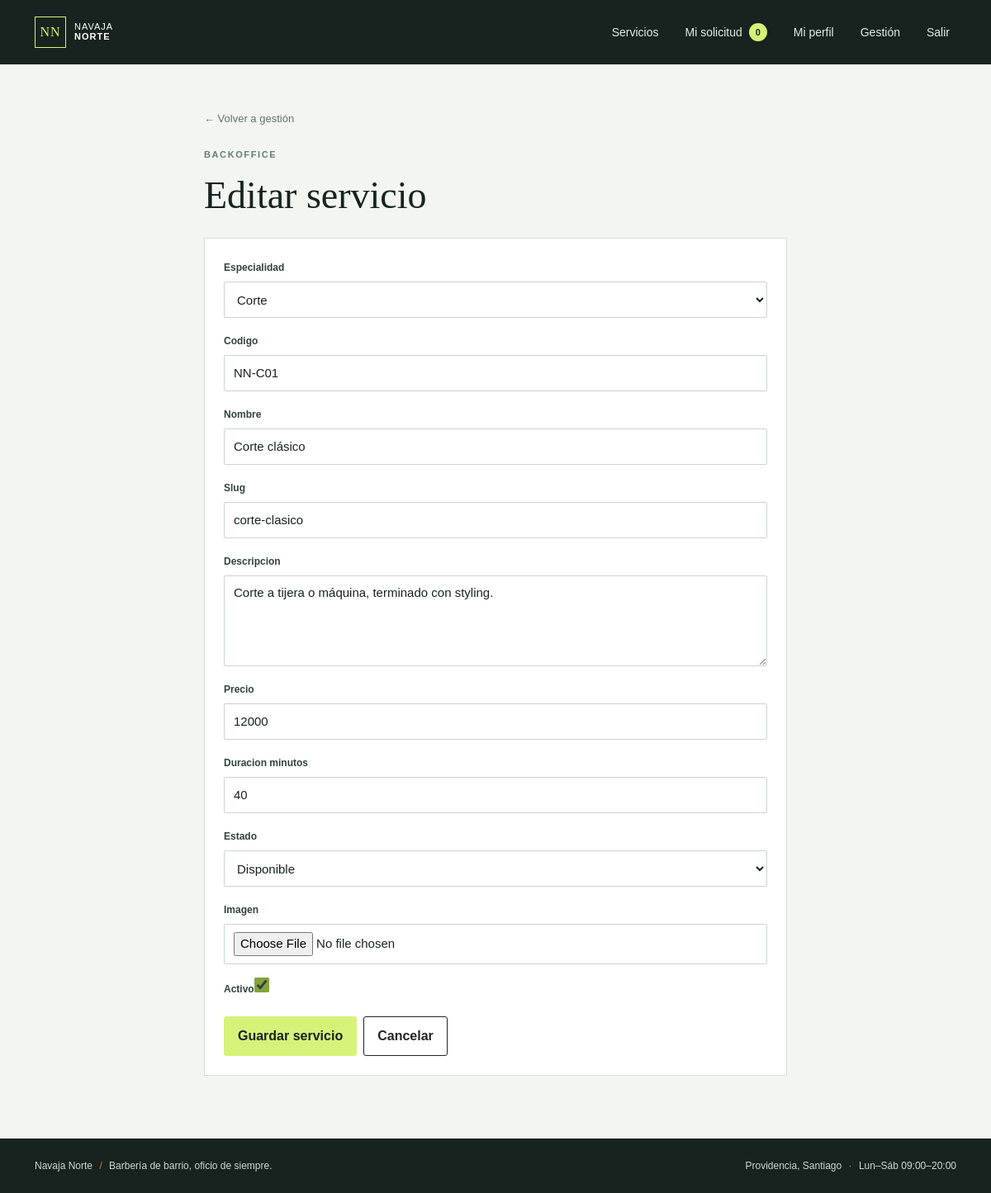
Screenshot of /gestion/servicios/1/editar/ (signed in) with the database file from the repository.
### barberia/models.py (models this page shows, shortened)
class Servicio(models.Model):
    class Estado(models.TextChoices):
        DISPONIBLE = "disponible", "Disponible"
        SUSPENDIDO = "suspendido", "Suspendido"
    especialidad = models.ForeignKey(Especialidad, on_delete=models.PROTECT, related_name="servicios")
    codigo = models.CharField(max_length=20, unique=True)
    nombre = models.CharField(max_length=120)
    slug = models.SlugField(max_length=140, unique=True)
    descripcion = models.TextField()
    precio = models.DecimalField(max_digits=9, decimal_places=0, validators=[MinValueValidator(0)])
    duracion_minutos = models.PositiveSmallIntegerField(validators=[MinValueValidator(1)])
    estado = models.CharField(max_length=12, choices=Estado.choices, default=Estado.DISPONIBLE)
    imagen = models.ImageField(upload_to="servicios/", blank=True)
    activo = models.BooleanField(default=True)
    creado = models.DateTimeField(auto_now_add=True)
    class Meta:
        ordering = ["nombre"]
        verbose_name = "servicio"
        verbose_name_plural = "servicios"
    @property
    def disponible(self):
        return self.activo and self.estado == self.Estado.DISPONIBLE

### barberia/views.py (the view)
# urls.py: path("gestion/servicios/<int:pk>/editar/", views.editar_servicio, name="editar_servicio"),
@login_required
@user_passes_test(es_personal)
def editar_servicio(request, pk):
    servicio = get_object_or_404(Servicio, pk=pk)
    form = ServicioForm(request.POST or None, request.FILES or None, instance=servicio)
    if request.method == "POST" and form.is_valid():
        form.save()
        messages.success(request, "Servicio actualizado correctamente.")
        return redirect("gestion_servicios")
    return render(request, "barberia/form_servicio.html", {"form": form, "titulo": "Editar servicio", "servicio": servicio})

### barberia/forms.py (shortened to what this page needs)
class ServicioForm(forms.ModelForm):
    class Meta:
        model = Servicio
        fields = (
            "especialidad",
            "codigo",
            "nombre",
            "slug",
            "descripcion",
            "precio",
            "duracion_minutos",
            "estado",
            "imagen",
            "activo",
        )
        widgets = {
            "descripcion": forms.Textarea(attrs={"rows": 4}),
            "imagen": forms.ClearableFileInput(attrs={"accept": "image/*"}),
        }

### barberia/context_processors.py (called while the page is built)
def reservation_summary(request):
    items = request.session.get(SESSION_KEY, {})
    return {"reserva_count": sum(int(item.get("cantidad", 1)) for item in items.values())}

### barberia/models.py (called while the page is built)
    def __str__(self):
        return self.nombre

### barberia/views.py (called while the page is built)
def es_personal(usuario):
    return usuario.is_staff

### templates/barberia/form_servicio.html (shortened to what this page needs)
{% extends 'barberia/base.html' %}
{% block content %}
<section class="container page-section narrow-section"><a class="back-link" href="{% url 'gestion_servicios' %}">← Volver a gestión</a><p class="eyebrow mt-4">BACKOFFICE</p><h1>{{ titulo }}</h1><form method="post" enctype="multipart/form-data" class="form-panel">{% csrf_token %}{% for field in form %}<div class="mb-3"><label class="form-label" for="{{ field.id_for_label }}">{{ field.label }}</label>{{ field }}{% if field.errors %}<div class="field-error">{{ field.errors|striptags }}</div>{% endif %}</div>{% endfor %}<div class="d-flex gap-2"><button class="btn btn-lime" type="submit">Guardar servicio</button><a class="btn btn-outline-dark" href="{% url 'gestion_servicios' %}">Cancelar</a></div></form></section>
{% endblock %}

### static/barberia/css/site.css (style rules this page uses)
:root { --ink: #17231e; --ink-soft: #31423a; --paper: #f2f5f0; --white: #ffffff; --line: #d7ded7; --lime: #d7f278; --lime-dark: #b7d853; --coral: #e86d58; --muted: #65726b; --serif: Georgia, 'Times New Roman', serif; }
* { box-sizing: border-box; }
body { background: var(--paper); color: var(--ink); font-family: 'Trebuchet MS', Arial, sans-serif; font-size: 15px; }
a { color: inherit; text-decoration: none; }
.btn { border-radius: 3px; font-weight: 700; padding: 11px 16px; }
.btn-lime { border: 1px solid var(--lime); background: var(--lime); color: var(--ink); }
.eyebrow { margin-bottom: 14px; color: #6b7b71; font-size: 11px; font-weight: 700; letter-spacing: 1.6px; }
h1, h2, h3 { color: var(--ink); font-family: var(--serif); font-weight: 500; }
.catalog-section, .page-section { padding-top: 54px; padding-bottom: 76px; }
.page-section > h1, .narrow-section h1 { margin-bottom: 13px; font-size: 46px; }
.back-link { color: var(--muted); font-size: 13px; }
.booking-form, .form-panel, .totals-panel { padding: 23px; border: 1px solid var(--line); background: var(--white); }
.form-label { color: var(--ink-soft); font-size: 12px; font-weight: 700; }
.narrow-section { max-width: 730px; }
.narrow-section .form-panel { margin-top: 24px; }
.form-panel input:not([type=checkbox]):not([type=hidden]), .form-panel select, .form-panel textarea { display: block; width: 100%; min-height: 44px; border: 1px solid #cbd4cc; border-radius: 2px; padding: 9px 11px; background: var(--white); color: var(--ink); }
.form-panel input[type=checkbox] { width: 18px; height: 18px; accent-color: #83a33d; }
.form-panel textarea { min-height: 100px; }

### rows the page displays
Servicio: form "Corte" "NN-C01" "Corte clásico" "corte-clasico" "Corte a tijera o máquina, terminado con styling." "12000" "40" "Disponible" "☑"

### other values shown
{{ reserva_count }} "0"
{{ titulo }} "Editar servicio"
{{ field.label }} "Especialidad" "Codigo" "Nombre" "Slug" "Descripcion" "Precio" "Duracion minutos" "Estado" "Imagen" "Activo"
